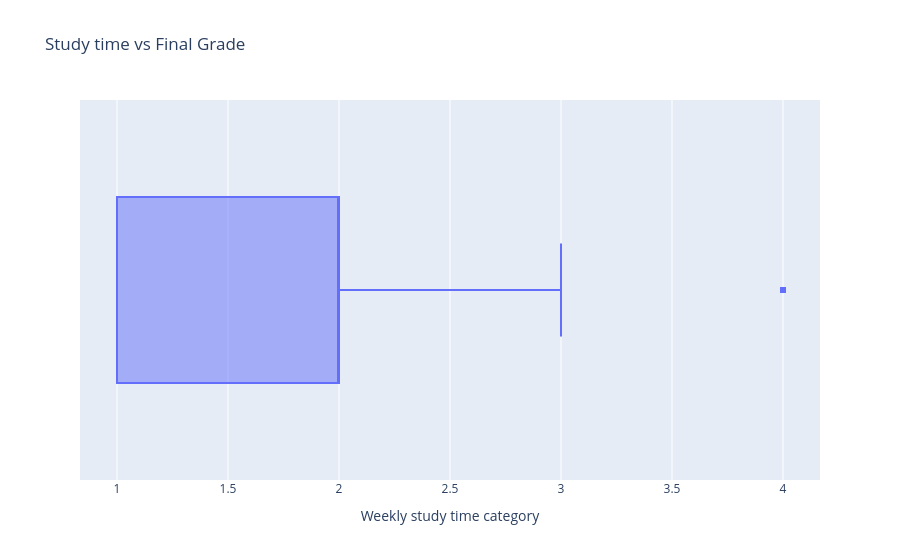

Write notebook code for a chart like this one.
### Markdown cell above
## Study time against final grade

### Code cell
fig = px.box(
    df,
    x="studytime",
    title="Study time vs Final Grade",
    labels={
        "studytime":"Weekly study time category",
        "G3": "Final Grade",
    }
)
fig.show()

### Figure 1 — Plotly figure (JSON) as saved in the notebook; plotly's stock layout.template omitted (floating-point values rounded to 4 significant figures; data arrays with more than 128 entries replaced by an {"elided": "..."} marker saying what was removed)
{"data": [{"alignmentgroup": "True", "hovertemplate": "Weekly study time category=%{x}<extra></extra>", "legendgroup": "", "marker": {"color": "#636efa"}, "name": "", "notched": false, "offsetgroup": "", "orientation": "h", "showlegend": false, "type": "box", "x": {"elided": "395 int values"}, "x0": " ", "xaxis": "x", "y0": " ", "yaxis": "y"}], "layout": {"boxmode": "group", "legend": {"tracegroupgap": 0}, "title": {"text": "Study time vs Final Grade"}, "xaxis": {"anchor": "y", "domain": [0, 1], "title": {"text": "Weekly study time category"}}, "yaxis": {"anchor": "x", "domain": [0, 1]}}}
